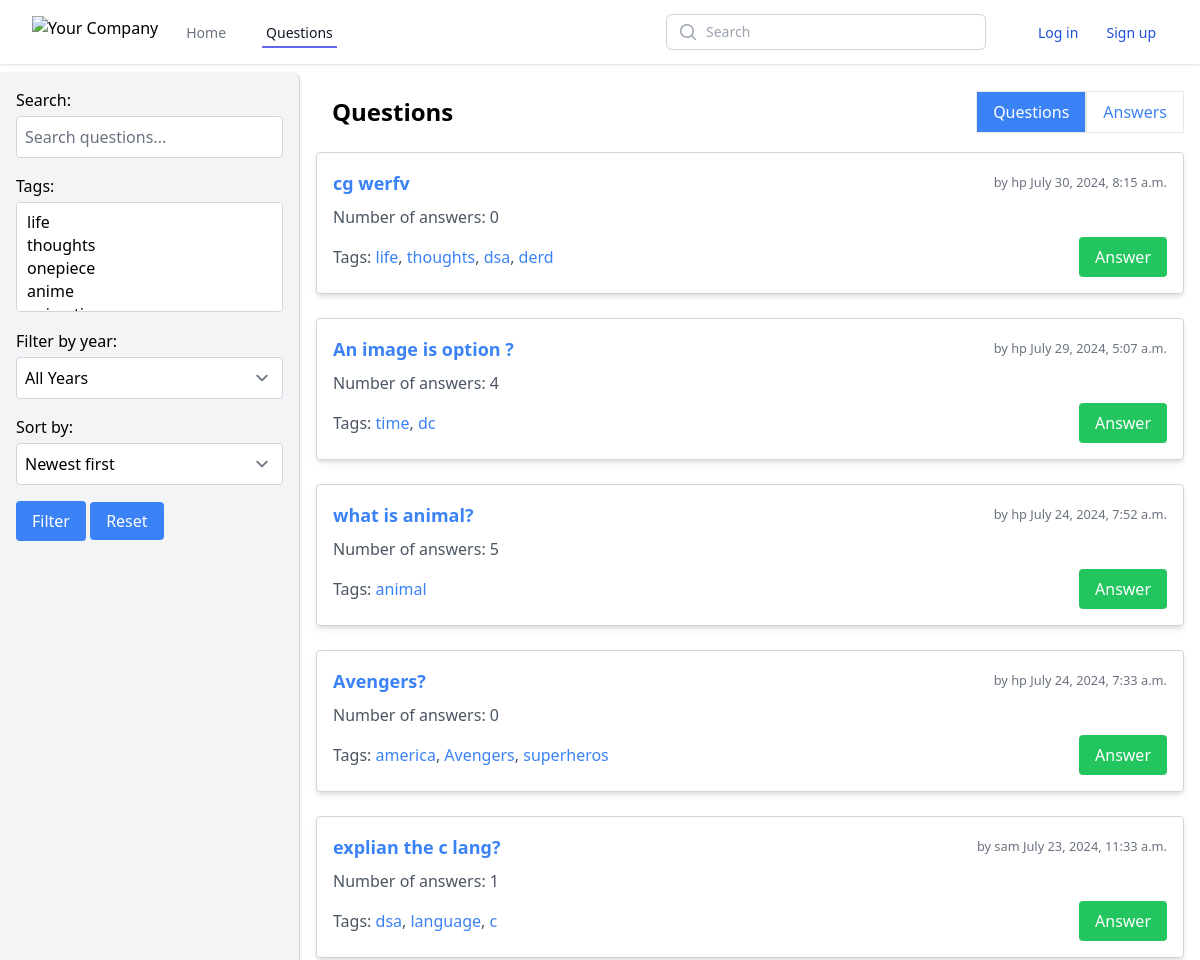
Page /question/list/ (upper part) on the earlier database version.
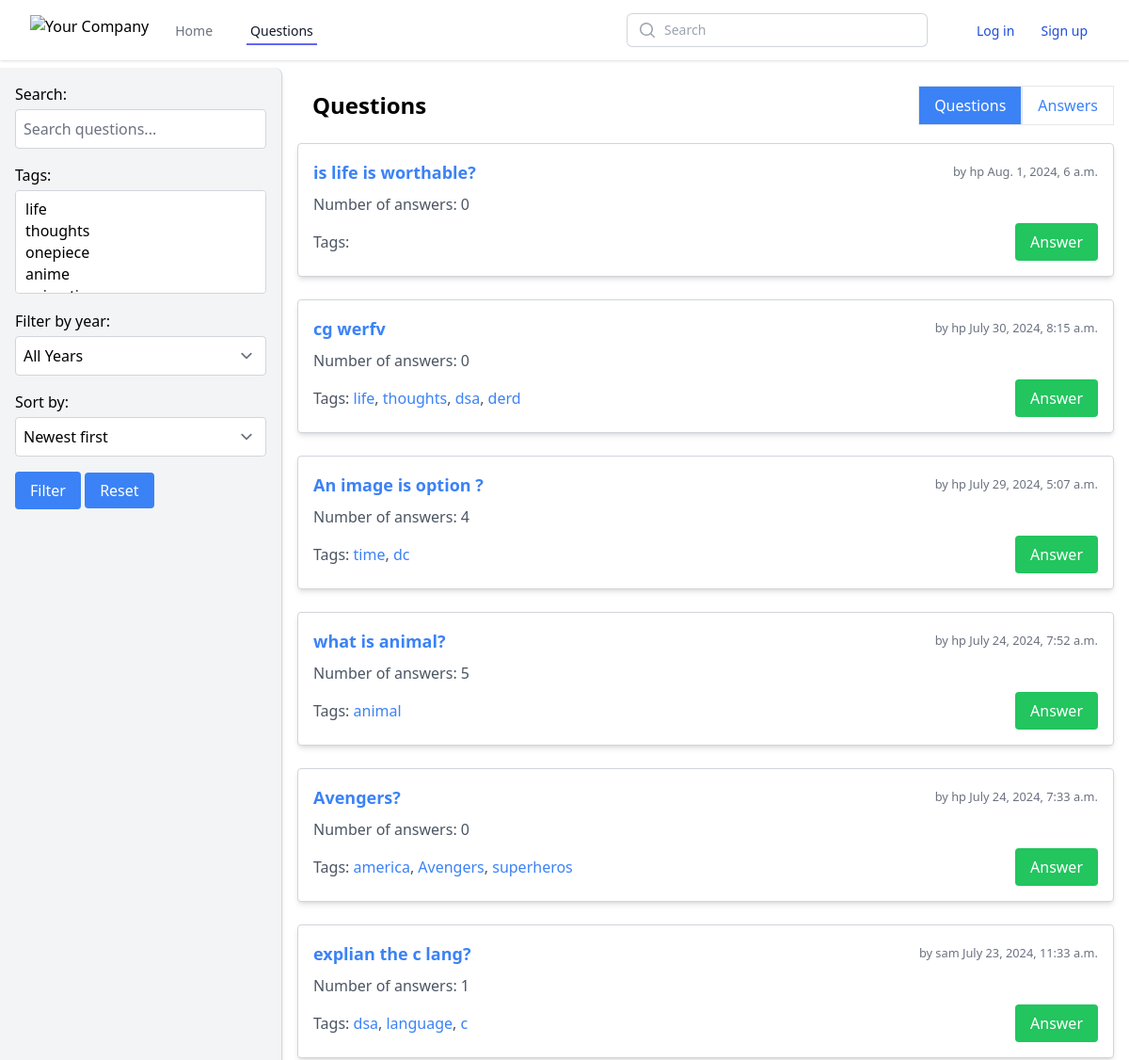
Same page on the later database version.
### questions/models.py (models this page shows, shortened)
class Question(models.Model):
    title = models.CharField(max_length=200)
    description = models.TextField(blank=True)
    tags = models.ManyToManyField(Tag, related_name='questions')
    created_at = models.DateTimeField(default=timezone.now,blank=True,null=True)
    updated_at = models.DateTimeField(auto_now=True)
    user = models.ForeignKey(User, on_delete=models.CASCADE)
    likes = models.ManyToManyField(User, related_name='liked_question', blank=True)
    unlikes = models.ManyToManyField(User, related_name='unliked_question', blank=True)

class Tag(models.Model):
    name = models.CharField(max_length=50, unique=True)

### questions/views.py (the view)
# urls.py: path('question/list/', views.question_list, name='question_list'),
def question_list(request, tag_name=None):
    tag_names = request.GET.getlist('tags')
    selected_year = request.GET.get('year')
    sort_by = request.GET.get('sort', 'date')  # Default sorting by date
    search_query = request.GET.get('search', '')  # Search query
    display = request.GET.get('display', 'questions')  # Display questions or answers
    if tag_name:
        tag = get_object_or_404(Tag, name=tag_name)
        questions = tag.questions.all()
    else:
        questions = Question.objects.all()
    if tag_names:
        questions = questions.filter(tags__name__in=tag_names).distinct()
    if selected_year:
        questions = questions.filter(created_at__year=selected_year)
    if search_query:
        questions = questions.filter(
            Q(title__icontains=search_query) )
        answers = Answer.objects.filter( Q(description__icontains=search_query) ).distinct()
    else:
        answers = Answer.objects.none()
    if sort_by == 'date':
        questions = questions.order_by('-created_at')  # Sort by creation date, descending
        answers = answers.order_by('-created_at')
    elif sort_by == 'date_asc':
        questions = questions.order_by('created_at')  # Sort by creation date, ascending
        answers = answers.order_by('created_at')
    years = Question.objects.dates('created_at', 'year').distinct()
    tags = Tag.objects.all()
    return render(request, 'questions/question_list.html', {
        'questions': questions,
        'answers': answers,
        'tags': tags,
        'selected_tags': tag_names,
        'sort_by': sort_by,
        'years': years,
        'selected_year': selected_year,
        'search_query': search_query,
        'display': display,
        'current_tag': tag_name,
    })

### questions/templatetags/custom_tags.py (called while the page is built)
@register.simple_tag
def active_url(request, url_name):
    try:
        url = reverse(url_name)
    except NoReverseMatch:
        return 'border-transparent text-gray-500 hover:border-gray-300 hover:text-gray-700'
    if request.path == url:
        return 'border-indigo-500 text-gray-900'
    return 'border-transparent text-gray-500 hover:border-gray-300 hover:text-gray-700'

### questions/templates/questions/question_list.html (shortened to what the changed rows need)
{% extends "base_generic.html" %}
{% block content %}
<div class="flex">
  <div class="w-3/4 p-4 ml-10">
    <div class="flex justify-between items-center mb-2 mr-5">
      <div>{% if display == 'questions' %}
        <h1 class="text-2xl font-bold mb-8 mt-6 text-center p-4 " style="padding-right: 20vw;">
          Questions
        </h1>
        {% else %}
        <h1 class="text-2xl font-bold mb-8 mt-6 text-center p-4" style="padding-right: 20vw;">
          Answers
        </h1>
        {% endif %}</div>
    </div>
    {% if display == 'questions' %}
      <ul class="space-y-6">
        {% if questions %}
          {% for question in questions %}
            <li class="mx-auto w-11/12 p-4 border border-gray-300 rounded bg-white shadow-md">
              <div class="flex justify-between items-center">
                <a href="{% url 'question_detail' question.pk %}" class="text-lg font-bold text-blue-500 hover:text-blue-600">{{ question.title }}</a>
                <small class="text-gray-500"> by {{ question.user.username }} {{ question.created_at }}</small>
              </div>
              <div class="mt-2 text-gray-600">
                <span>Number of answers: {{ question.answers.count }}</span>
              </div>
              <div class="mt-2 flex justify-between items-center">
                <div>
                  <span class="text-gray-600">Tags:
                    {% for tag in question.tags.all %}
                      <a href="{% url 'filter_by_tag' tag.name %}" class="text-blue-500 hover:underline">{{ tag.name }}</a>{% if not forloop.last %}, {% endif %}
                    {% endfor %}
                  </span>
                </div>
                <a href="{% url 'create_answer' question.pk %}#answer-form" class="bg-green-500 text-white px-4 py-2 rounded hover:bg-green-600">Answer</a>
              </div>
            </li>
          {% endfor %}
        {% else %}
          <li class="mx-auto w-11/12 p-4 border border-gray-300 rounded bg-white shadow-md">
            No questions yet
          </li>
        {% endif %}
      </ul>
    {% endif %}
  </div>
</div>
{% endblock %}

Differences in the rows shown:
added Question: title "is life is worthable?", user.username "hp", created_at "Aug. 1, 2024, 6 a.m.", answers.count "0"
